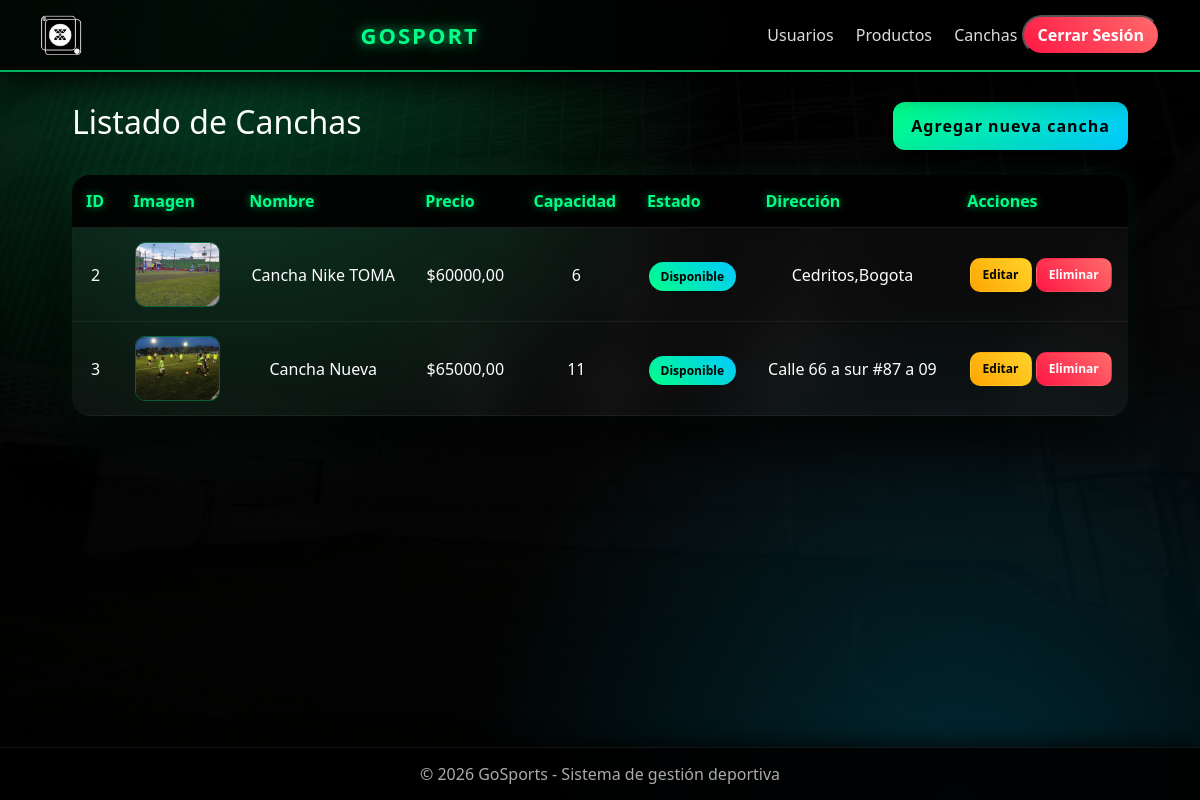
/canchas/ (signed in), run on an earlier commit of the app's database.
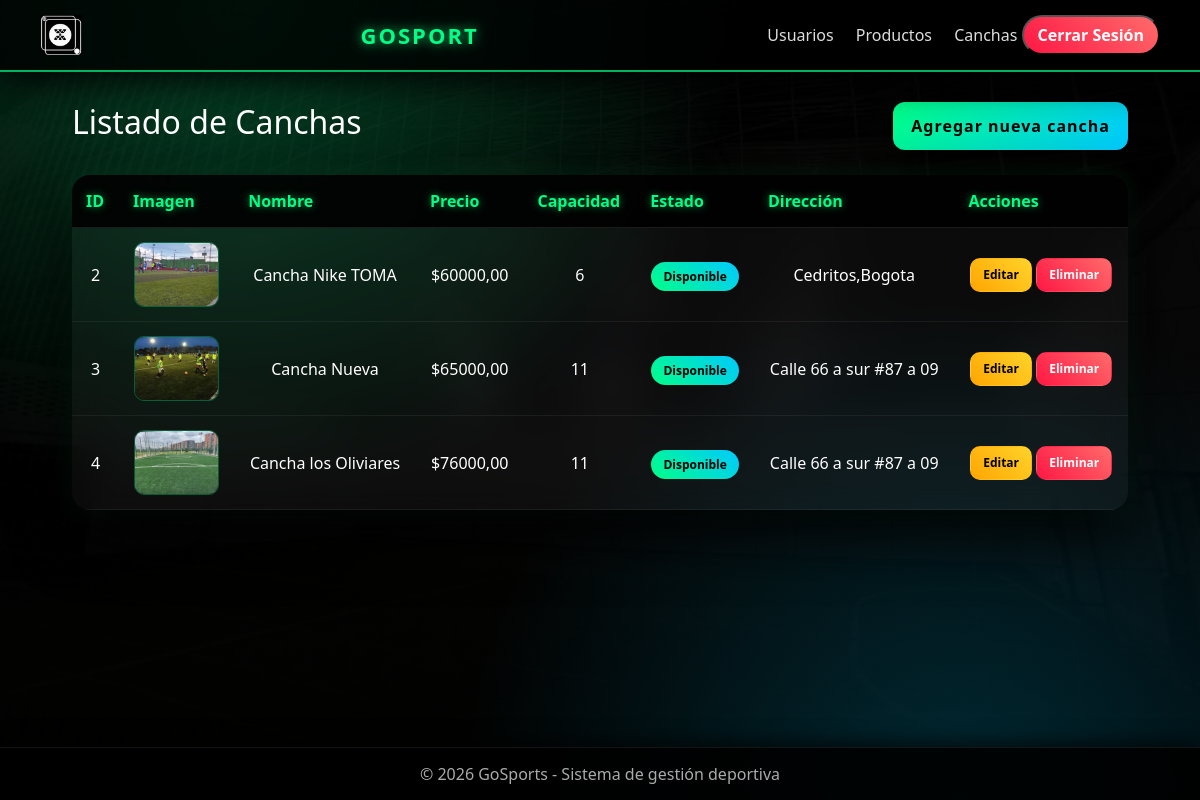
And on a later commit of the database.
### canchas/models.py (models this page shows, shortened)
class Cancha(models.Model):
    ESTADOS = [
        ('disponible', 'Disponible'),
        ('ocupado', 'Ocupado'),
        ('mantenimiento', 'Mantenimiento'),
    ]
    nombre = models.CharField(max_length=100)
    tipo = models.CharField(max_length=50)
    precio = models.DecimalField(max_digits=10, decimal_places=2)
    capacidad = models.IntegerField()
    estado = models.CharField(max_length=20, choices=ESTADOS)
    direccion = models.CharField(max_length=255)
    imagen = models.ImageField(upload_to='canchas/')

### canchas/views.py (the view)
# urls.py: path('', views.lista_canchas, name='lista_canchas'),
@login_required
def lista_canchas(request):
    if not (request.user.is_superuser or request.user.is_staff):
        messages.error(request, 'No tienes permiso para acceder a esta sección ❌')
        return redirect('reservas:home')
    canchas = Cancha.objects.all()
    return render(request, 'canchas/lista_canchas.html', {
        'canchas': canchas
    })

### canchas/templates/canchas/lista_canchas.html (shortened to what this page needs)
{% load static %}
<!DOCTYPE html>
<html lang="es">
<head>
    <link href="https://cdn.jsdelivr.net/npm/bootstrap@5.3.0/dist/css/bootstrap.min.css" rel="stylesheet">
    <link rel="stylesheet" href="{% static 'css/lista_canchas.css' %}">
</head>
<body>
<div class="navbar">
    <img src="{% static 'img/icono.jpg' %}" class="me-2" style="height:40px;">
    <div class="logo">GOSPORT</div>
    <div class="nav-links">
        {% if request.user.is_superuser %}
        <a href="{% url 'usuarios:lista_usuarios' %}">Usuarios</a>
        {% endif %}
        <a href="{% url 'productos:lista_productos' %}">Productos</a>
        <a href="{% url 'canchas:lista_canchas' %}">Canchas</a>
        <form method="post" action="{% url 'auth:logout' %}" style="display:inline;">
            <button type="submit" class="btn-logout">Cerrar Sesión</button>
        </form>
    </div>
</div>
<div class="container">
    <div class="header">
        <h2>Listado de Canchas</h2>
        <a href="{% url 'canchas:crear_cancha' %}" class="btn-agregar">
            Agregar nueva cancha
        </a>
    </div>
    <table class="tabla">
        <thead>
            <tr>
                <th>ID</th>
                <th>Imagen</th>
                <th>Nombre</th>
                <th>Precio</th>
                <th>Capacidad</th>
                <th>Estado</th>
                <th>Dirección</th>
                <th>Acciones</th>
            </tr>
        </thead>
        <tbody>
            {% for c in canchas %}
            <tr>
                <td>{{ c.id }}</td>
                <td>
                    {% if c.imagen %}
                    <img src="{{ c.imagen.url }}" class="img-tabla">
                    {% else %}
                    Sin imagen
                    {% endif %}
                </td>
                <td>{{ c.nombre }}</td>
                <td>${{ c.precio }}</td>
                <td>{{ c.capacidad }}</td>
                <td>
                    {% if c.estado == "disponible" %}
                        <span class="estado disponible">Disponible</span>
                    {% elif c.estado == "ocupado" %}
                        <span class="estado ocupado">Ocupado</span>
                    {% else %}
                        <span class="estado mantenimiento">Mantenimiento</span>
                    {% endif %}
                </td>
                <td>{{ c.direccion }}</td>
                <td>
                    <a href="{% url 'canchas:editar_cancha' c.id %}" class="btn editar">Editar</a>
                    <form method="POST" action="{% url 'canchas:eliminar_cancha' c.id %}" style="display:inline;"
                          onsubmit="return confirm('¿Estás seguro de eliminar esta cancha?')">
                        <button type="submit" class="btn eliminar">Eliminar</button>
                    </form>
                </td>
            </tr>
            {% empty %}
            <tr>
                <td colspan="8">No hay canchas registradas</td>
            </tr>
            {% endfor %}
        </tbody>
    </table>
</div>
<div class="footer">
    © 2026 GoSports - Sistema de gestión deportiva
</div>
</body>
</html>

What changed in the data, as far as the page shows it:
added Cancha: id "4", imagen (picture), nombre "Cancha los Oliviares", precio "76000,00", capacidad "11", estado "Disponible", direccion "Calle 66 a sur #87 a 09"
